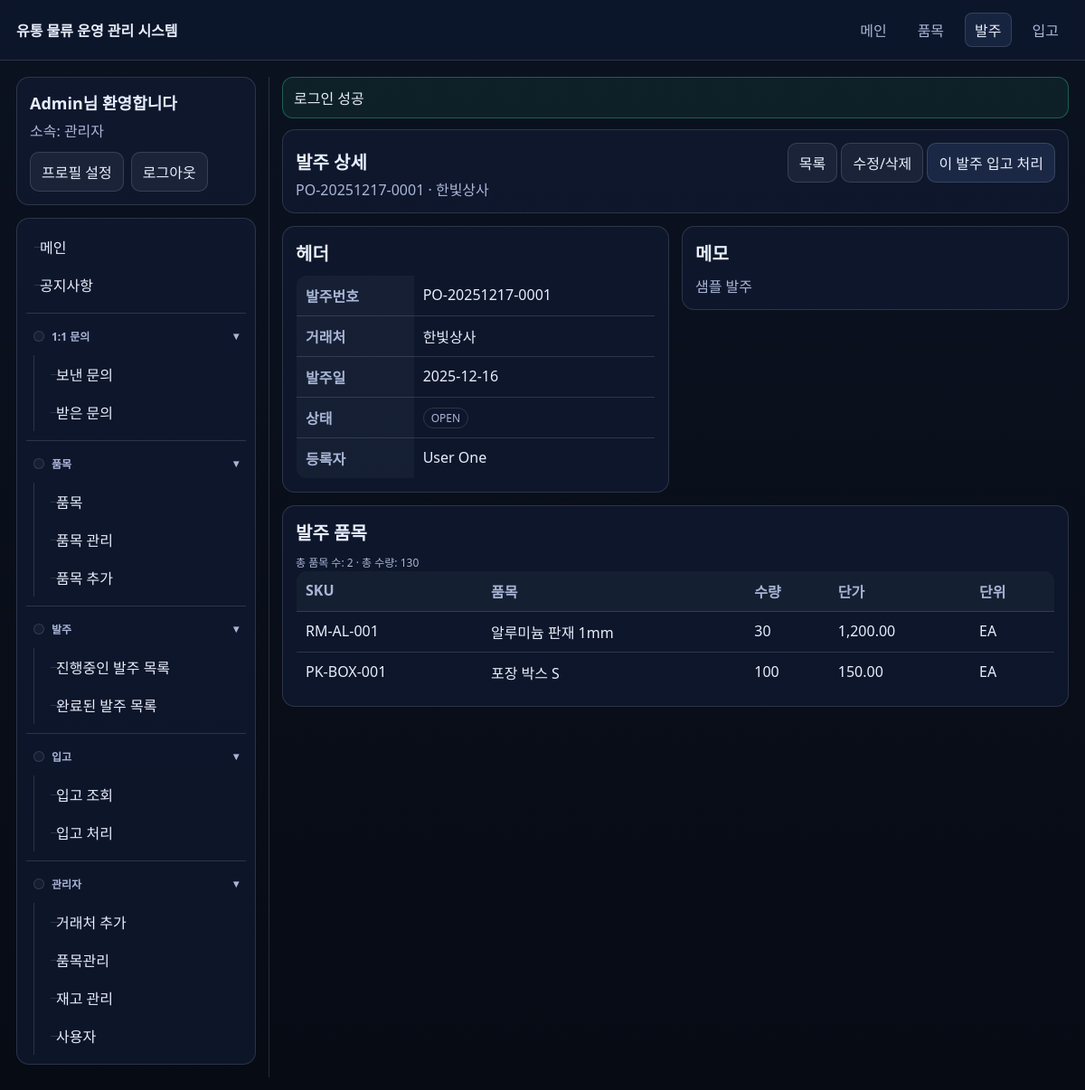
/po_view.php?id=1 (signed in), run on the app's committed database.
### tables this page shows
CREATE TABLE purchase_orders (
  id BIGINT UNSIGNED NOT NULL AUTO_INCREMENT,
  po_no VARCHAR(30) NOT NULL,
  supplier_id BIGINT UNSIGNED NOT NULL,
  ordered_by BIGINT UNSIGNED NOT NULL,
  status ENUM('OPEN','RECEIVED','CANCELLED') NOT NULL DEFAULT 'OPEN',
  order_date DATE NOT NULL,
  notes TEXT NULL,
  created_at DATETIME NOT NULL DEFAULT CURRENT_TIMESTAMP,
  updated_at DATETIME NOT NULL DEFAULT CURRENT_TIMESTAMP ON UPDATE CURRENT_TIMESTAMP,
  PRIMARY KEY (id),
  UNIQUE KEY uq_po_no (po_no),
  KEY idx_po_supplier_date (supplier_id, order_date),
  KEY idx_po_ordered_by (ordered_by),
  CONSTRAINT fk_po_supplier FOREIGN KEY (supplier_id) REFERENCES suppliers(id)
    ON UPDATE CASCADE ON DELETE RESTRICT,
  CONSTRAINT fk_po_user FOREIGN KEY (ordered_by) REFERENCES users(id)
    ON UPDATE CASCADE ON DELETE RESTRICT
);

CREATE TABLE suppliers (
  id BIGINT UNSIGNED NOT NULL AUTO_INCREMENT,
  name VARCHAR(150) NOT NULL,
  contact_name VARCHAR(100) NULL,
  phone VARCHAR(50) NULL,
  email VARCHAR(190) NULL,
  notes TEXT NULL,
  created_at DATETIME NOT NULL DEFAULT CURRENT_TIMESTAMP,
  updated_at DATETIME NOT NULL DEFAULT CURRENT_TIMESTAMP ON UPDATE CURRENT_TIMESTAMP,
  PRIMARY KEY (id),
  UNIQUE KEY uq_suppliers_name (name)
);

CREATE TABLE users (
  id BIGINT UNSIGNED NOT NULL AUTO_INCREMENT,
  email VARCHAR(190) NOT NULL,
  password_hash VARCHAR(255) NOT NULL,
  name VARCHAR(100) NOT NULL,
  phone VARCHAR(50) NULL,
  role ENUM('admin','user') NOT NULL DEFAULT 'user',
  supplier_id BIGINT UNSIGNED NULL,
  created_at DATETIME NOT NULL DEFAULT CURRENT_TIMESTAMP,
  updated_at DATETIME NOT NULL DEFAULT CURRENT_TIMESTAMP ON UPDATE CURRENT_TIMESTAMP,
  PRIMARY KEY (id),
  UNIQUE KEY uq_users_email (email),
  KEY idx_users_supplier (supplier_id),
  CONSTRAINT fk_users_supplier FOREIGN KEY (supplier_id) REFERENCES suppliers(id)
    ON UPDATE CASCADE ON DELETE SET NULL
);

CREATE TABLE purchase_order_items (
  id BIGINT UNSIGNED NOT NULL AUTO_INCREMENT,
  purchase_order_id BIGINT UNSIGNED NOT NULL,
  item_id BIGINT UNSIGNED NOT NULL,
  qty INT NOT NULL,
  unit_cost DECIMAL(12,2) NOT NULL DEFAULT 0,
  created_at DATETIME NOT NULL DEFAULT CURRENT_TIMESTAMP,
  PRIMARY KEY (id),
  UNIQUE KEY uq_poi_po_item (purchase_order_id, item_id),
  KEY idx_poi_item (item_id),
  CONSTRAINT fk_poi_po FOREIGN KEY (purchase_order_id) REFERENCES purchase_orders(id)
    ON UPDATE CASCADE ON DELETE CASCADE,
  CONSTRAINT fk_poi_item FOREIGN KEY (item_id) REFERENCES items(id)
    ON UPDATE CASCADE ON DELETE RESTRICT
);

CREATE TABLE items (
  id BIGINT UNSIGNED NOT NULL AUTO_INCREMENT,
  sku VARCHAR(50) NOT NULL,
  name VARCHAR(200) NOT NULL,
  supplier_id BIGINT UNSIGNED NULL,
  unit VARCHAR(20) NOT NULL DEFAULT 'EA',
  min_stock INT NOT NULL DEFAULT 0,
  active TINYINT(1) NOT NULL DEFAULT 1,
  created_at DATETIME NOT NULL DEFAULT CURRENT_TIMESTAMP,
  updated_at DATETIME NOT NULL DEFAULT CURRENT_TIMESTAMP ON UPDATE CURRENT_TIMESTAMP,
  PRIMARY KEY (id),
  UNIQUE KEY uq_items_sku (sku),
  KEY idx_items_name (name),
  KEY idx_items_supplier (supplier_id),
  CONSTRAINT fk_items_supplier FOREIGN KEY (supplier_id) REFERENCES suppliers(id)
    ON UPDATE CASCADE ON DELETE SET NULL
);

### includes/bootstrap.php (called while the page is built, shortened)
<?php
function e(?string $value): string {
  return htmlspecialchars((string)$value, ENT_QUOTES | ENT_SUBSTITUTE, 'UTF-8');
}
function url(string $path): string {
  $path = '/' . ltrim($path, '/');
  return $path;
}
spl_autoload_register(function ($class) {
  $base = __DIR__ . '/../classes/';
  $path = $base . str_replace('\\', '/', $class) . '.php';
});
require_once __DIR__ . '/auth.php';

### classes/PurchaseOrder.php (called while the page is built, shortened)
<?php
final class PurchaseOrder {
  public static function find(PDO $db, int $id): ?array {
    $st = $db->prepare('SELECT po.*, sp.name AS supplier_name, u.name AS ordered_by_name
                        FROM purchase_orders po
                        JOIN suppliers sp ON sp.id = po.supplier_id
                        JOIN users u ON u.id = po.ordered_by
                        WHERE po.id = ?');
    $st->execute([$id]);
    $po = $st->fetch();
    $stItems = $db->prepare('SELECT poi.*, it.sku, it.name, it.unit
                             FROM purchase_order_items poi
                             JOIN items it ON it.id = poi.item_id
                             WHERE poi.purchase_order_id = ?
                             ORDER BY it.name ASC');
    $stItems->execute([$id]);
    $po['items'] = $stItems->fetchAll();
    return $po;
  }
}

### includes/auth.php (called while the page is built, shortened)
<?php
function current_user(): ?array {
  return $_SESSION['user'] ?? null;
}
function is_admin(): bool {
  $u = current_user();
  return $u && ($u['role'] ?? '') === 'admin';
}

### po_view.php (the view, shortened to what this page needs)
<?php
require_once __DIR__ . '/includes/bootstrap.php';
$id = (int)($_GET['id'] ?? 0);
$db = db();
$po = PurchaseOrder::find($db, $id);
$items = $po['items'] ?? [];
$totalLines = is_array($items) ? count($items) : 0;
$totalQty = 0;
if (is_array($items)) {
  foreach ($items as $row) {
    $totalQty += (int)($row['qty'] ?? 0);
  }
}
$canEdit = false;
if ((string)($po['status'] ?? '') === 'OPEN') {
  if (is_admin()) {
    $canEdit = true;
  } else {
    $canEdit = (int)($po['ordered_by'] ?? 0) === (int)current_user()['id'];
  }
}
require_once __DIR__ . '/includes/header.php';
?>
<div class="grid">
  <div class="col-12">
    <div class="card">
      <div class="kpi">
        <div>
          <h1 class="h1" style="margin-bottom:4px">발주 상세</h1>
          <div class="muted"><?= e($po['po_no']) ?> · <?= e($po['supplier_name']) ?></div>
        </div>
        <div>
          <a class="btn secondary" href="<?= e(url('/po_list.php')) ?>">목록</a>
          <?php if ($canEdit): ?>
            <a class="btn secondary" href="<?= e(url('/po_edit.php?id=' . (int)$po['id'])) ?>">수정/삭제</a>
          <?php endif; ?>
          <a class="btn" href="<?= e(url('/receipt_create.php?purchase_order_id=' . (int)$po['id'])) ?>">이 발주 입고 처리</a>
        </div>
      </div>
    </div>
  </div>
  <div class="col-6">
    <div class="card">
      <h2 class="h1">헤더</h2>
      <table class="table">
        <tbody>
          <tr><th>발주번호</th><td><?= e($po['po_no']) ?></td></tr>
          <tr><th>거래처</th><td><?= e($po['supplier_name']) ?></td></tr>
          <tr><th>발주일</th><td><?= e($po['order_date']) ?></td></tr>
          <tr><th>상태</th><td><span class="badge"><?= e($po['status']) ?></span></td></tr>
          <tr><th>등록자</th><td><?= e($po['ordered_by_name']) ?></td></tr>
        </tbody>
      </table>
    </div>
  </div>
  <div class="col-6">
    <div class="card">
      <h2 class="h1">메모</h2>
      <div class="muted"><?= e($po['notes'] ?: '-') ?></div>
    </div>
  </div>
  <div class="col-12">
    <div class="card">
      <h2 class="h1">발주 품목</h2>
      <div class="small">총 품목 수: <?= e((string)$totalLines) ?> · 총 수량: <?= e((string)$totalQty) ?></div>
      <table class="table">
        <thead>
          <tr>
            <th>SKU</th>
            <th>품목</th>
            <th>수량</th>
            <th>단가</th>
            <th>단위</th>
          </tr>
        </thead>
        <tbody>
          <?php foreach (($po['items'] ?? []) as $row): ?>
            <tr>
              <td><?= e($row['sku']) ?></td>
              <td><?= e($row['name']) ?></td>
              <td><?= e((string)$row['qty']) ?></td>
              <td><?= e(number_format((float)$row['unit_cost'], 2)) ?></td>
              <td><?= e($row['unit']) ?></td>
            </tr>
          <?php endforeach; ?>
        </tbody>
      </table>
    </div>
  </div>
</div>
<?php require_once __DIR__ . '/includes/footer.php'; ?>

### assets/app.css (style rules this page uses)
:root { --bg:#0b1220;--card:#101b33;--text:#e8eefc;--muted:#a9b6d6;--border:rgba(232,238,252,.14);--accent:#7aa2ff;--danger:#ff6b6b;--ok:#36d399; }
* { box-sizing:border-box }
body { margin:0;font-family:system-ui,-apple-system,Segoe UI,Roboto,Helvetica,Arial,sans-serif;background:linear-gradient(180deg,var(--bg),#070b14);color:var(--text) }
a { color:var(--accent);text-decoration:none }
.card { background:rgba(16,27,51,.70);border:1px solid var(--border);border-radius:14px;padding:14px }
.grid { display:grid;grid-template-columns:repeat(12,1fr);gap:14px }
.col-6 { grid-column:span 6 }
.col-12 { grid-column:span 12 }
.h1 { font-size:20px;margin:0 0 10px 0;word-break:keep-all;overflow-wrap:normal;white-space:nowrap }
.muted { color:var(--muted) }
.table { width:100%;border-collapse:collapse;overflow:hidden;border-radius:12px;border:1px solid var(--border);word-break:keep-all;overflow-wrap:normal }
.table th,.table td { padding:10px 10px;border-bottom:1px solid var(--border);text-align:left;vertical-align:top }
.table th { color:var(--muted);font-weight:600;background:rgba(232,238,252,.04);white-space:nowrap }
.badge { display:inline-block;padding:2px 8px;border-radius:999px;border:1px solid var(--border);font-size:12px;color:var(--muted) }
.btn { display:inline-block;padding:9px 12px;border-radius:10px;border:1px solid var(--border);background:rgba(122,162,255,.12);color:var(--text);cursor:pointer;font:inherit }
.btn.secondary { background:rgba(232,238,252,.06) }
.kpi { display:flex;gap:10px;align-items:baseline;justify-content:space-between }
.small { font-size:12px;color:var(--muted) }

### data on the page
purchase_orders: po_no "PO-20251217-0001", supplier.name "한빛상사", order_date "2025-12-16", status "OPEN", ordered_by.name "User One", notes "샘플 발주"
purchase_order_items: item.sku "RM-AL-001", item.name "알루미늄 판재 1mm", qty "30", unit_cost "1,200.00", item.unit "EA"
purchase_order_items: item.sku "PK-BOX-001", item.name "포장 박스 S", qty "100", unit_cost "150.00", item.unit "EA"

### other printed values
APP_NAME "유통 물류 운영 관리 시스템"
$me['name'] "Admin"
$flash['message'] "로그인 성공"
$totalLines "2"
$totalQty "130"
